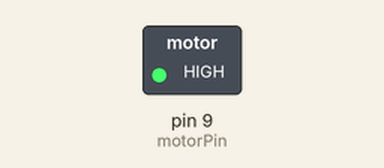
This sketch was run on a simulated Arduino Uno, built with avr-gcc and run on an emulated ATmega328P. Parts: switched loads named in the sketch (green lamp = pin HIGH).

Above: at 12.8 s.
At 30.6 s:
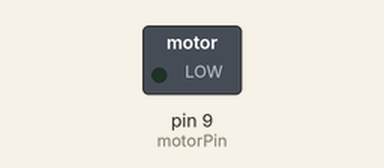
Timing chart, 0 to 40.0 s (numbered marks = the images above):
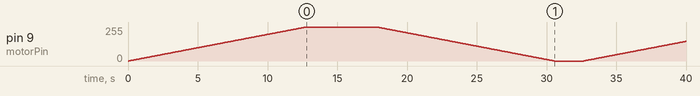

The sketch:

maxon_controller.ino
```cpp
// Define the PWM pin connected to the motor controller
const int motorPin = 9; // You can change this to the pin you're using

void setup() {
  // put your setup code here, to run once:
  // Set the motor pin as an output
  pinMode(motorPin, OUTPUT);
}

void loop() {
  // put your main code here, to run repeatedly:
  // Gradually increase the motor speed from 0V to 5V
  for (int speed = 0; speed <= 255; speed++) {
    analogWrite(motorPin, speed); // Write the PWM value to the motor
    delay(50); // Delay to control the speed of the increase
  }

  delay(5000); // Hold at full speed for 5 seconds

  // Gradually decrease the motor speed back to 0V
  for (int speed = 255; speed >= 0; speed--) {
    analogWrite(motorPin, speed); // Write the PWM value to the motor
    delay(50); // Delay to control the speed of the decrease
  }

  delay(2000); // Hold at 0 speed for 2 seconds
}
```
